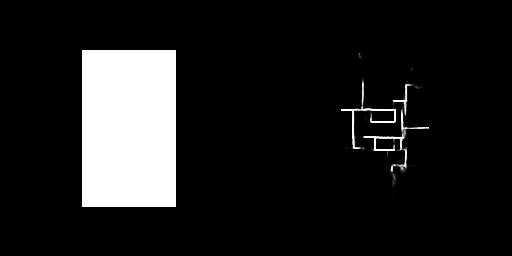
#> input picture Data_temp/12/Segment/0.png, 512 x 256 px
$ python -i find_region.py   (imports and definitions only)
#> lines starting #> are read from the running program, lines starting #| are printed output that depends on the picture; after the words box and inside, x2 and y2 are one past the last pixel; in counts of white or black regions, pixels touching at a corner belong together
# -*- coding: utf-8 -*-
# @Time    : 2023/3/28 20:07
# @Author  : Lufeng Wang
# @WeChat  : tofind404
# @File    : ex1.py
# @Software: PyCharm
import os

import numpy as np
import scipy

import matplotlib.pyplot as plt
from PIL import Image
from skimage import morphology, draw

import cv2

import utils


def from_png_2_polygon(path_png):
#> called with path_png = '../Data_temp/12/Segment/0.png'
    array_wall = np.array(Image.open(path_png))[0:256, 256:512, 0]
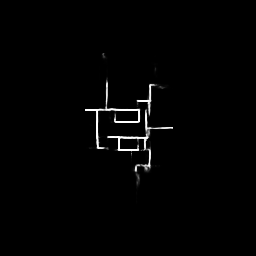
#> array_wall: shape (256, 256); min 0, max 255, mean 3

    # 显示生成的线条
    plt.imshow(array_wall, )
    plt.title('Wall-Generate')
    plt.show()

    array_wall = np.array(array_wall).reshape(256, 256)
    h, w = array_wall.shape
#> h = 256; w = 256
    rct, array_wall = cv2.threshold(array_wall, 100, 1, cv2.THRESH_BINARY)
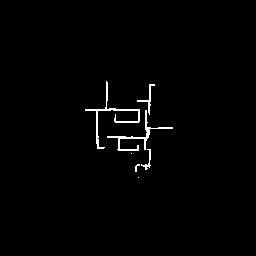
#> array_wall: shape (256, 256); values 0 (black) and 1 (white), 1.2% white in thin lines or dots, all inside (x1, y1, x2, y2) = (85, 81, 173, 178)
    plt.imshow(array_wall)
    # plt.title('Wall-value-2')
    plt.show()

    kernel_dilate = np.ones((3, 3), np.uint8)
    array_wall = cv2.dilate(array_wall, kernel_dilate, iterations=2)
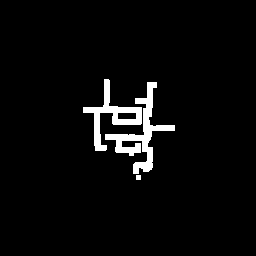
#> array_wall: shape (256, 256); values 0 (black) and 1 (white), 3.9% white; 3 white regions, box (x1, y1, x2, y2) and area: (105, 82, 175, 174) 1476, (83, 79, 142, 151) 1050, (136, 175, 141, 180) 25
    plt.imshow(array_wall)
    # plt.title('Wall-dilate')
    plt.show()

    kernel_erode = np.ones((3, 3), np.uint8)
    array_wall = cv2.erode(array_wall, kernel_erode, iterations=2)
    array_wall_2 = cv2.erode(array_wall, kernel_erode, iterations=2)
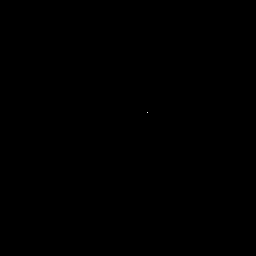
#> array_wall_2: shape (256, 256); values 0 (black) and 1 (white), 0% white in thin lines or dots, all inside (x1, y1, x2, y2) = (147, 112, 148, 113)
    plt.imshow(array_wall)
    # plt.title('Wall-erode')
    plt.show()

    skeleton = morphology.skeletonize(array_wall)
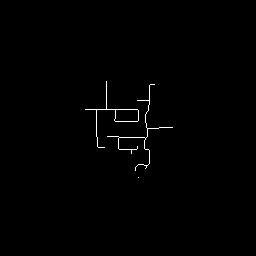
#> skeleton: shape (256, 256) bool; 0.59% white in thin lines or dots, all inside (x1, y1, x2, y2) = (85, 81, 173, 178)
    plt.imshow(skeleton)
    plt.title('Wall-skeleton')
    plt.show()

    array_wall = np.zeros((utils.size_pix, utils.size_pix))
    array_wall[skeleton == True] = 1
    array_wall = array_wall.astype(np.uint8)

    contours, hierarchy = cv2.findContours(array_wall, cv2.RETR_CCOMP, cv2.CHAIN_APPROX_SIMPLE)

    for line_polygon in contours:
        lines = line_polygon.reshape(-1,2)
        plt.plot(lines[:,0], 256*2 - lines[:,1] -256)

    plt.xlim(0, 256)
    plt.ylim(0, 256)

    ax = plt.gca()
    ax.set_aspect(1)
    # plt.axis('equal')
    plt.show()
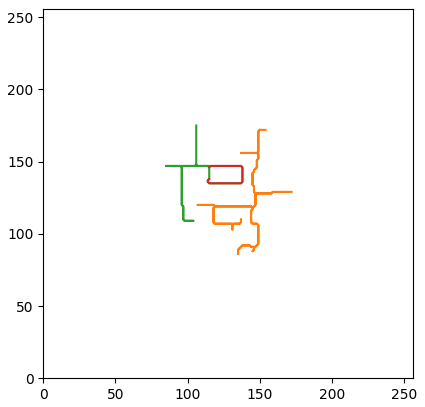
#> figure drawn by matplotlib, 1 panel


    list_largest_boundary = []
    list_rect = []
    list_lines = []

    index_larger = None
    for i in range(hierarchy.shape[1]):
        grade = hierarchy[0, i, :]
        if grade[0] == -1 and grade[3] == -1:
            index_larger = i
            break
    assert index_larger, 'LU--Not find the largest one!'

    for i in range(hierarchy.shape[1]):
        grade = hierarchy[0, i, :]
        points = np.array(contours[i]).reshape(-1, 2)

        if i == index_larger:
            list_largest_boundary.append(points)
            print(points)
        elif grade[3] == index_larger:
            list_rect.append(points)
        else:
            list_lines.append(points)

    return list_largest_boundary, list_rect, list_lines


# [45 lines left out: function write_gemo_txt, not called in this run]

# [11 lines not run here, left out]

>>> result = from_png_2_polygon('../Data_temp/12/Segment/0.png')
